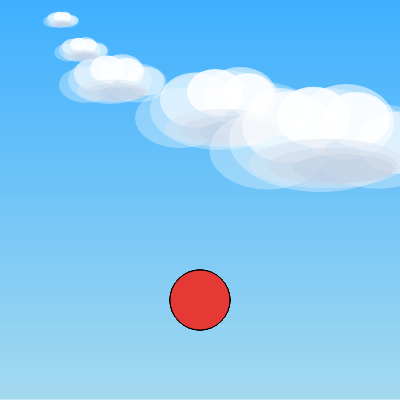
Frame 1 (no input)
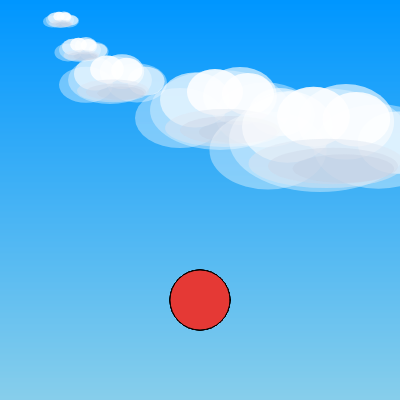
Frame 60 (no input)
Frame 120 (the mouse pressed at the canvas centre since frame 60): identical to frame 60, image omitted

The p5.js sketch that drew these frames (run headless with seeded random() and noise() and a simulated clock; from frame 60 on, the mouse is pressed at the canvas centre):

// p5.js sketch
// ── sketch.js
function setup() {
  createCanvas(400, 400);
}

// variables for the ball generation
let ball_x = 200, ball_y = 300, ball_z = 60;

function draw() {
  // loop through every horizontal line on the canvas
  for (let y = 0; y < height; y++) {
    // Variable t stores y / height in it (a number between 0 and 1).
    let t = y / height;

    // lerpColor is a built in function for blending
    // Blend between two colors using fraction t to decide how much
    let c = lerpColor(
      color(0, 150, 255),   // top color (darker blue)
      color(135, 206, 235), // bottom color (lighter blue)
      t
    );

    stroke(c);              // set line color
    line(0, y, width, y);   // draw a horizontal line across the canvas
  }
  
  function drawCloud(x, y, s) { // s = scale (1 = normal size).
  
  noStroke(); // clouds look softer without outlines

  // Back layer (largest, most transparent)
  fill(255, 255, 255, 80);              
  ellipse(x,       y,        140*s, 80*s);
  ellipse(x-40*s,  y+8*s,     90*s, 60*s);
  ellipse(x+45*s,  y+5*s,    100*s, 65*s);

  // Middle layer (a bit less transparent)
  fill(255, 255, 255, 140);             // still soft, more opaque
  ellipse(x-25*s,  y-10*s,    70*s, 55*s);
  ellipse(x+20*s,  y-14*s,    74*s, 58*s);
  ellipse(x+60*s,  y+2*s,     62*s, 48*s);

  // Front puffs (smallest, most opaque)
  fill(255, 255, 255, 210);             // mostly solid
  ellipse(x-5*s,   y-18*s,    56*s, 46*s);
  ellipse(x+28*s,  y-16*s,    52*s, 42*s);

  // Soft base shading (slightly bluish-gray, semi-transparent)
  // This makes the underside feel darker
  fill(220, 228, 240, 120);             // cool gray
  ellipse(x+5*s,   y+18*s,   120*s, 38*s);
    
  // Second shading pass: a bit darker & tighter
  fill(205, 214, 230, 110);          // slightly darker bluish-gray
  ellipse(x+10*s, y+20*s, 100*s, 28*s);

  fill(190, 200, 220, 80);           // narrower, even darker but more transparent
  ellipse(x+18*s, y+22*s, 78*s, 22*s);

  // Makes a red ball with variables as position input
  // If more is to be drawn after the red ball, the code for the ball needs
  // to be wrapped in a push(); then a pop(); from preventing other drawings
  // after this from being affected
  stroke(0);             // black outline
  strokeWeight(1);       // thin border
  fill(229, 57, 53);
  circle(ball_x, ball_y, ball_z);

}

  // Examples
drawCloud(220, 110, 1.0);  // the one you already had
drawCloud(110, 80,  0.6);  // smaller, higher (farther away look)
drawCloud(320, 140, 1.3);  // bigger, lower
drawCloud(80, 50, 0.3);    // higher, smaller
drawCloud(60, 20, 0.2);    // highest, smaller



}
